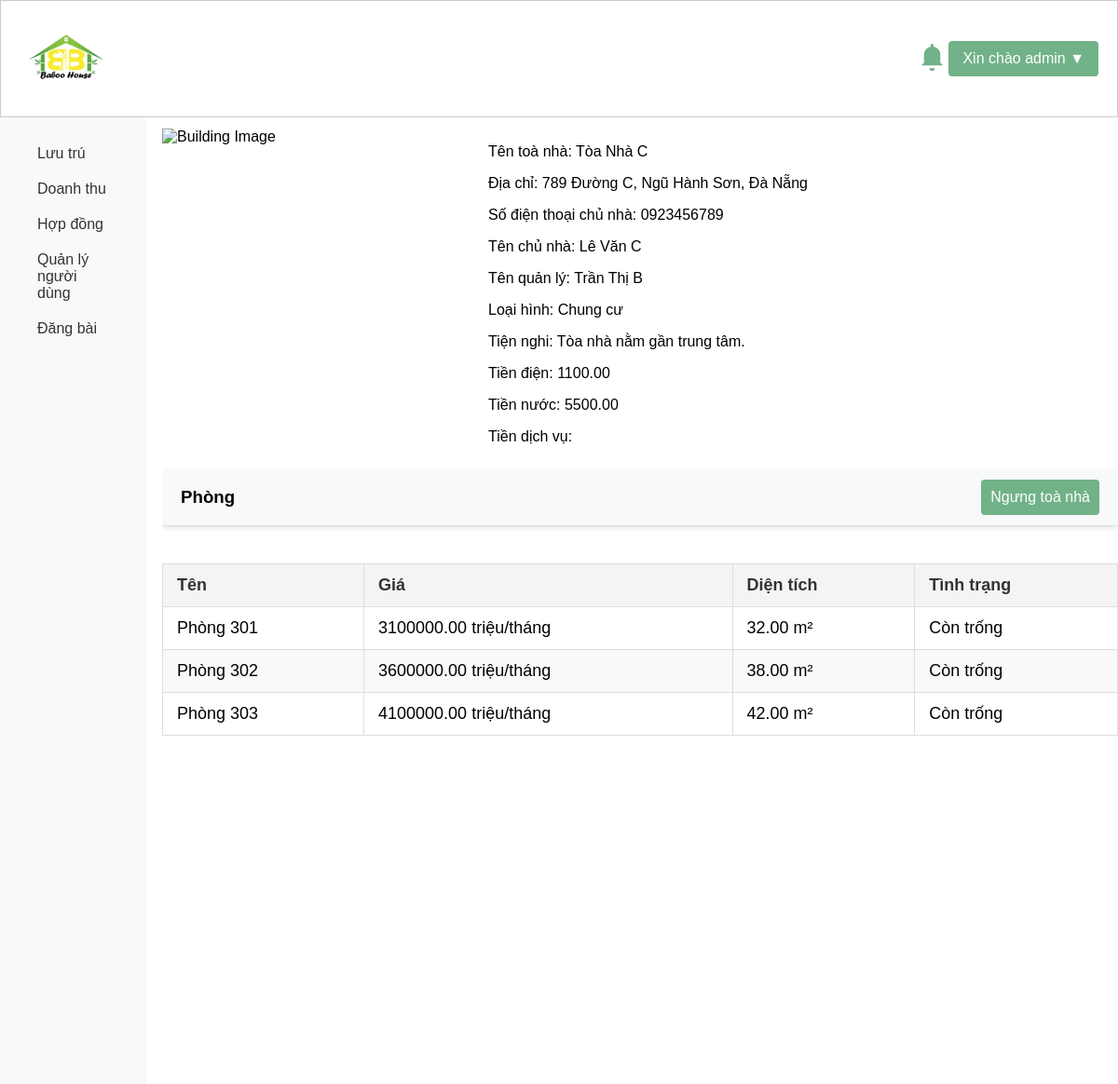
The app's page /templates/view_building.php?building_id=3 (signed in) with its own data.
### tables this page shows
CREATE TABLE `buildings` (
  `building_id` int(11) NOT NULL,
  `user_id` int(11) DEFAULT NULL,
  `name` varchar(255) DEFAULT NULL,
  `street` varchar(255) DEFAULT NULL,
  `district` varchar(255) DEFAULT NULL,
  `city` varchar(255) DEFAULT NULL,
  `rental_price` decimal(10,2) DEFAULT NULL,
  `owner_name` varchar(255) DEFAULT NULL,
  `owner_phone` varchar(50) DEFAULT NULL,
  `building_type` varchar(50) DEFAULT NULL,
  `electricity_price` decimal(10,2) DEFAULT NULL,
  `water_price` decimal(10,2) DEFAULT NULL,
  `service_price` text DEFAULT NULL,
  `description` text DEFAULT NULL,
  `last_modified` datetime DEFAULT NULL,
  `photo_urls` text DEFAULT NULL,
  `approved` tinyint(1) DEFAULT 0
);

CREATE TABLE `users` (
  `user_id` int(11) NOT NULL,
  `name` varchar(255) DEFAULT NULL,
  `address` varchar(255) DEFAULT NULL,
  `hometown` varchar(255) DEFAULT NULL,
  `birthdate` date DEFAULT NULL,
  `phone` varchar(50) DEFAULT NULL,
  `email` varchar(255) DEFAULT NULL,
  `username` varchar(255) DEFAULT NULL,
  `password` varchar(255) DEFAULT NULL,
  `role` varchar(50) DEFAULT NULL,
  `last_access` datetime DEFAULT NULL,
  `photo_urls` text DEFAULT NULL
);

CREATE TABLE `rooms` (
  `room_id` int(11) NOT NULL,
  `building_id` int(11) DEFAULT NULL,
  `room_name` varchar(255) DEFAULT NULL,
  `area` decimal(10,2) DEFAULT NULL,
  `rental_price` decimal(10,2) DEFAULT NULL,
  `room_type` varchar(50) DEFAULT NULL,
  `room_status` varchar(50) DEFAULT NULL,
  `photo_urls` text DEFAULT NULL
);

### admin/getalluser.php (called while the page is built, shortened)
<?php
require '../config/database.php';
function getUsernameById($user_id) {
    global $conn;
    $stmt = $conn->prepare("SELECT name FROM users WHERE user_id = ?");
    $stmt->bind_param("i", $user_id);
    $stmt->execute();
    $result = $stmt->get_result();
    if ($result->num_rows > 0) {
        $row = $result->fetch_assoc();
        return $row['name'];
    }
    return "N/A";
}
?>

### admin/getallroom.php (called while the page is built, shortened)
<?php
require '../config/database.php';
function getAllrooms($building_id) {
    global $conn;
    $sql = "SELECT * FROM rooms WHERE building_id = ?";
    $stmt = $conn->prepare($sql);
    if ($building_id) {
        $stmt->bind_param("i", $building_id);
    }
    $stmt->execute();
    $result = $stmt->get_result();
    return $result;
}
?>

### templates/view_building.php (the view, shortened to what this page needs)
<?php
require '../config/database.php';
require '../admin/getallroom.php';
include '../admin/getalluser.php';
$building_id = $_GET['building_id'];
$sql = "SELECT * FROM buildings WHERE building_id = ?";
$stmt = $conn->prepare($sql);
$stmt->bind_param("i", $building_id);
$stmt->execute();
$result = $stmt->get_result();
$building = $result->fetch_assoc();
$rooms = getAllRooms($building_id);
$building_photo_url = isset($building['photo_urls']) ? getDirectGoogleDriveImage($building['photo_urls']) : 'default_image.jpg';
?>
<!DOCTYPE html>
<html lang="en">
<head>
    <link rel="stylesheet" href="../assets/css/rooms.css">
</head>
<body>
    <?php include '../includes/header.php'; ?>
    <div class="head-container">
        <div class="main-content">
            <div class="building-info-container">
            <img src="<?php echo htmlspecialchars($building_photo_url); ?>" alt="Building Image" class="building-image">
            <div>
                    <p>Tên toà nhà: <?php echo htmlspecialchars($building['name']); ?></p>
                    <p>Địa chỉ: <?php echo htmlspecialchars($building['street']); ?>, <?php echo htmlspecialchars($building['district']); ?>, <?php echo htmlspecialchars($building['city']); ?></p>
                    <p>Số điện thoại chủ nhà: <?php echo htmlspecialchars($building['owner_phone']); ?></p>
                    <p>Tên chủ nhà: <?php echo htmlspecialchars($building['owner_name']); ?></p>
                    <p>Tên quản lý: <?php echo htmlspecialchars(getUsernameById($building['user_id'])); ?></p>
                    <p>Loại hình: <?php echo htmlspecialchars($building['building_type']); ?></p>
                    <p>Tiện nghi: <?php echo htmlspecialchars($building['description']); ?></p>
                    <p>Tiền điện: <?php echo htmlspecialchars($building['electricity_price']); ?></p>
                    <p>Tiền nước: <?php echo htmlspecialchars($building['water_price']); ?></p>
                    <p>Tiền dịch vụ: <?php echo htmlspecialchars($building['service_price']); ?></p>
                </div>
            </div>
            <div class="manage-head">
                <h3>Phòng</h3>
                <?php if (isset($_SESSION['role']) && $_SESSION['role'] == 'admin'): ?>
                    <?php if ($building['approved']): ?>
                        <form action="../admin/approve_room.php" method="POST">
                            <button type="submit" class="create">Ngưng toà nhà</button>
                        </form>
                    <?php endif; ?>
                <?php endif; ?>
            </div>
            <div style="overflow-x: auto; width: 100%;">
                <table>
                    <thead>
                        <tr>
                            <th>Tên</th>
                            <th>Giá</th>
                            <th>Diện tích</th>
                            <th>Tình trạng</th>
                        </tr>
                    </thead>
                    <tbody>
                    <?php if ($rooms->num_rows > 0): ?>
                        <?php foreach ($rooms as $room): ?>
                            <tr onclick="document.getElementById('lightboxview').style.display = 'flex';">
                                <td><?php echo htmlspecialchars($room['room_name']); ?></td>
                                <td><?php echo htmlspecialchars($room['rental_price']); ?> triệu/tháng</td>
                                <td><?php echo htmlspecialchars($room['area']); ?> m&#178;</td>
                                <td><?php echo htmlspecialchars($room['room_status']); ?></td>
                            </tr>
                        <?php endforeach; ?>
                    <?php else: ?>
                        <tr>
                            <td colspan="5">Không tìm thấy phòng</td>
                        </tr>
                    <?php endif; ?>
                    </tbody>
                </table>
            </div>
        </div>
        <?php include '../includes/sidebar.php'; ?>
    </div>
</body>
</html>

### assets/css/rooms.css (style rules this page uses)
.building-info-container { display: flex; gap: 50px; margin-bottom: 1%; }
.building-info-container img { width: 300px; height: 300px; }

### assets/css/style.css (style rules this page uses)
* { user-select: none; -webkit-user-drag: none; }
body { width: 100%; height: 100%; margin: 0; overflow: hidden; font-family: Arial, sans-serif; }
input[type="checkbox"], input[type="range"], button { cursor: pointer; }
button[type="submit"] { width: 100%; height: fit-content; padding: 10px; background-color: #71b288; border: none; border-radius: 4px; color: #ffffff; font-size: 16px; cursor: pointer; }
.head-container { column-gap: 20px; background-color: #ffffff; width: 100%; display: flex; flex-direction: row-reverse; }
.manage-head { width: auto; display: flex; flex-direction: row; justify-content: space-between; align-items: center; padding: 0px 20px; margin-bottom: 20px; background-color: #f8f9fa; border-bottom: 1px solid #ddd; box-shadow: 0 2px 5px rgba(0, 0, 0, 0.1); }
.main-content { width: 90%; height: 80vh; overflow-y: scroll; margin-top: 1%; }
table { width: 100%; border-collapse: collapse; margin: 20px 0; font-size: 18px; text-align: left; border-collapse: collapse; width: auto; table-layout: auto; }
table th, table td { padding: 12px 15px; border: 1px solid #ddd; }
table th { background-color: #f4f4f4; color: #333; }
table tr:nth-child(even) { background-color: #f9f9f9; }
.create, .delete, .edit { display: inline-block; padding: 10px 20px; font-size: 16px; color: #fff; background-color: #71b288; border: none; border-radius: 5px; cursor: pointer; }
table { border-collapse: collapse; margin: 20px 0; font-size: 18px; text-align: left; border-collapse: collapse; width: 100%; table-layout: auto; }
table tr { cursor: pointer; }

### records on screen
buildings: name "Tòa Nhà C", street "789 Đường C", district "Ngũ Hành Sơn", city "Đà Nẵng", owner_phone "0923456789", owner_name "Lê Văn C", user.name "Trần Thị B", building_type "Chung cư", description "Tòa nhà nằm gần trung tâm.", electricity_price "1100.00", water_price "5500.00"
rooms: room_name "Phòng 301", rental_price "3100000.00", area "32.00", room_status "Còn trống"
rooms: room_name "Phòng 302", rental_price "3600000.00", area "38.00", room_status "Còn trống"
rooms: room_name "Phòng 303", rental_price "4100000.00", area "42.00", room_status "Còn trống"

### other values on screen
$_SESSION['username'] "admin"
